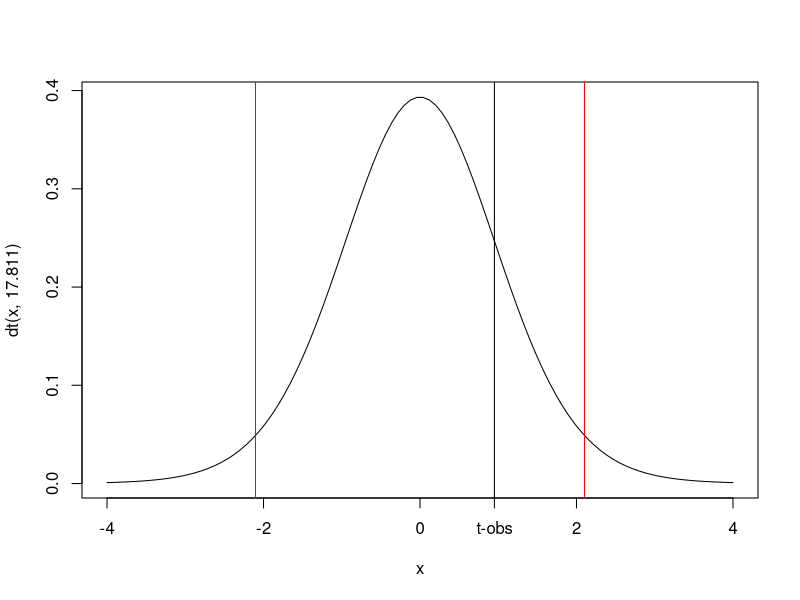
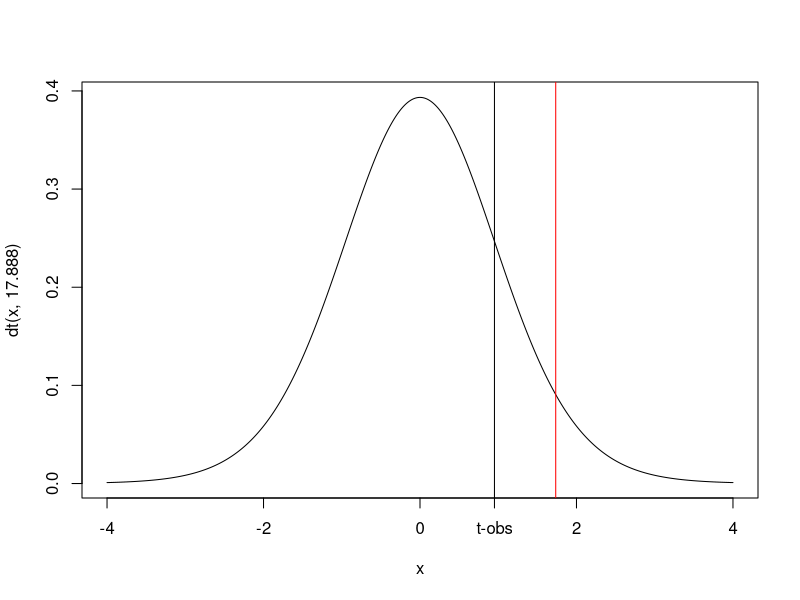

Write R code to recreate these figures, in order.
## ---- chunk 1
help(t.test)
## ---- chunk 2
group_control=c(144,152,142,166,153,142,155,157,156,147) 
group_treat=c(136,148,141,170,147,139,152,151,151,142)
t.test( group_control, group_treat )
## ---- chunk 3
x = seq( -4,4, length.out = 100 ) # assign x 
      
plot(x, dt(x,17.811), type="l")  # plot the PDF of the t-distribution

abline( v = c(-1, 1)*qt(0.975, 17.811), col='red' )

abline( v = 0.951 )

axis( 1, at = 0.951, 't-obs') # add axis label 't-obs' at position x = 0.95
## ---- chunk 4
t.test( group_control, group_treat, alternative = 'greater')
## ---- chunk 5
x = seq(-4, 4, by = 0.01)

plot( x, dt(x, 17.888), type = 'l')

abline( v = qt( 0.95, 17.888), col = 'red' )  # 95% CI left-tailed

abline( v = 0.95164)  # add vertical line for t-statistic

axis (1, at =  0.95164,  't-obs')
## ---- chunk 6
dt( x, 17.888 )
## ---- chunk 7
v = qt( 0.95, 17.888 )
v
